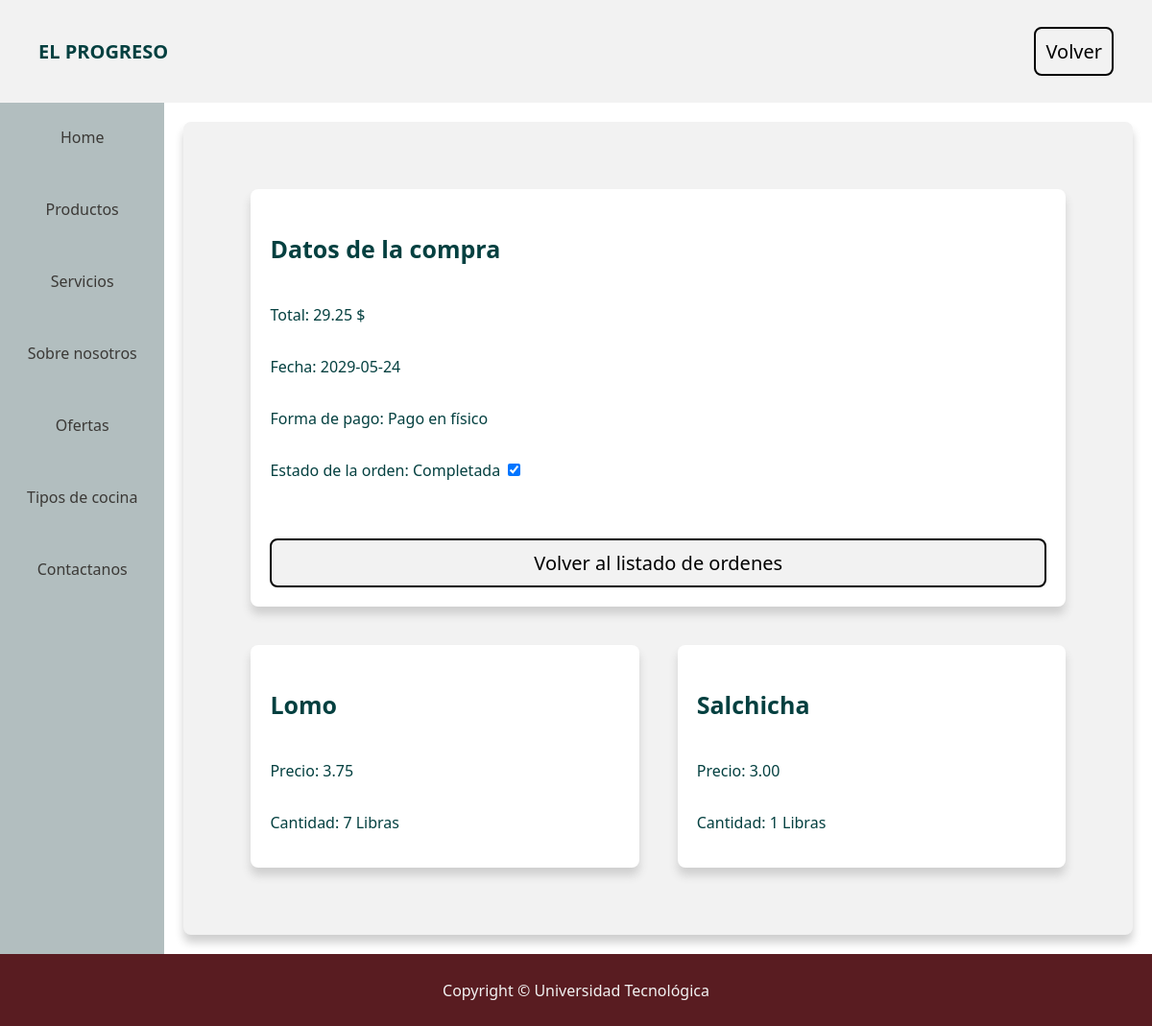
The app's page /pages/user/showOrder.php?orderid=1 (signed in) with its own data.
### tables this page shows
CREATE TABLE `ordenes` (
  `idOrden` int(11) NOT NULL,
  `total` double(10,2) DEFAULT NULL,
  `formaDePago` int(11) NOT NULL,
  `fecha` date NOT NULL,
  `Hora` datetime NOT NULL,
  `idDelivery` int(11) DEFAULT NULL,
  `idUsuario` int(11) NOT NULL,
  `idSucursal` int(11) NOT NULL,
  `direccion` varchar(300) NOT NULL,
  `isConfirmed` bit(1) DEFAULT b'0',
  `isCompleted` bit(1) DEFAULT b'0',
  `isCancelled` bit(1) DEFAULT b'0'
);

CREATE TABLE `modopagos` (
  `idModo` int(11) NOT NULL,
  `tipoPago` varchar(25) NOT NULL,
  `isActive` bit(1) DEFAULT b'1'
);

CREATE TABLE `productos` (
  `idProducto` int(11) NOT NULL,
  `nombre` varchar(200) NOT NULL,
  `precio` decimal(10,2) NOT NULL,
  `stock` int(11) NOT NULL,
  `isActive` bit(1) DEFAULT b'1',
  `idCategoria` int(11) NOT NULL,
  `idProveedor` int(11) NOT NULL,
  `idUnidad` int(11) NOT NULL
);

CREATE TABLE `detalleordenes` (
  `idNumeroDeOrden` int(11) NOT NULL,
  `idProducto` int(11) NOT NULL,
  `cantidad` int(11) NOT NULL,
  `precio` double(10,2) NOT NULL,
  `idOrden` int(11) NOT NULL
);

CREATE TABLE `unidades` (
  `idUnidad` int(11) NOT NULL,
  `Nombre` varchar(30) NOT NULL,
  `Descripcion` varchar(100) NOT NULL
);

### pages/user/showOrder.php (the view, shortened to what this page needs)
<!DOCTYPE html>
<html lang="es">
<head>
  <link rel="stylesheet" href="../../style.css">
</head>
<body>
  <header class="bright">
    <p>EL PROGRESO</p>
    <button onclick="location.href='userhomepage.php'">Volver</button>
  </header>
  <?php
    require('manager.php');
  ?>
  <div class="page">
    <nav>
      <a href="../../home.html">Home</a>
      <a href="../static/products.html">Productos</a>
      <a href="../static/services">Servicios</a>
      <a href="../static/about.html">Sobre nosotros</a>
      <a href="../static/oferts">Ofertas</a>
      <a href="../static/tipos_de_cocina.html">Tipos de cocina</a>
      <a href="../static/contact">Contactanos</a>
    </nav>
    <section>
      <article class="bright">
          <div class="paper-holder">
            <div class="paper white">
              <h1>Datos de la compra</h1>
              <?php
                $connection = $connectDB();
                $query = "SELECT ordenes.total, ordenes.formaDePago, ordenes.fecha, ordenes.Hora, ordenes.isCompleted, detalleordenes.idOrden, detalleordenes.idProducto, productos.nombre, detalleordenes.cantidad, detalleordenes.precio, unidades.Nombre as unidades, modoPagos.tipoPago
                FROM ((((ordenes
                INNER JOIN detalleordenes ON ordenes.idOrden=detalleordenes.idOrden )
                INNER JOIN productos ON productos.idProducto=detalleordenes.idProducto)
                INNER JOIN unidades ON unidades.idUnidad=productos.idUnidad)
                INNER JOIN modoPagos ON modoPagos.idModo=ordenes.formaDePago)
                WHERE ordenes.idOrden=".$_GET['orderid'].";";
                $data = mysqli_query($connection, $query);
                while ($row = mysqli_fetch_assoc($data)) {
                    $prod[] = $row;
                }
                echo("<p>Total: ".$prod[0]['total']." $</p>");
                echo("<p>Fecha: ".$prod[0]['fecha']."</p>");
                echo("<p>Forma de pago: ".$prod[0]['tipoPago']."</p>");
                $msg = '<p>Estado de la orden: ';
                if ($prod[0]['isCompleted'] == '1') {
                  $msg .= 'Completada <input checked="checked" type="checkbox" onclick="return false;"/>';
                } else {
                  $msg .= 'Sin completar <input type="checkbox" onclick="return false;" style="align-self: flex-start;"/>';
                }
                echo($msg.'</p>');
              ?>
              <br>
              <br>
              <button onclick="location.href='listOrders.php'">Volver al listado de ordenes</button>
            </div>
          </div>
          <div class="paper-holder">
            <?php
              foreach($prod as $row) {
                echo("<div class=\"paper white\">");
                echo("<h1>".$row['nombre']."</h1>");
                echo("<p>Precio: ".$row['precio']."</p>");
                echo("<p>Cantidad: ".$row['cantidad']." ".$row['unidades']."</p>");
                echo("</div>");
              }
            ?>
          </div>
      </article>
    </section>
  </div>
  <footer class="dark">Copyright © Universidad Tecnológica</footer>
</body>
</html>

### style.css (style rules this page uses)
* { font-family: 'Segoe UI', Tahoma, Geneva, Verdana, sans-serif; }
body { margin: 0; min-height: 100vh; display: flex; flex-direction: column; }
header { font-size: 20px; font-weight: bold; padding: 20px 40px; display: flex; justify-content: space-between; align-items: center; flex-wrap: wrap; }
h1 { font-size: 25px; font-weight: bold; }
footer { height: 35px; padding: 20px; display: flex; justify-content: center; align-items: center; }
nav { background-color: #B2BEBF; height: auto; width: 200px; display: flex; flex-direction: column; align-items: center; justify-content: flex-start; }
nav a { text-align: center; text-decoration: none; color: #3B3936; height: 50px; width: 100%; padding: 25px 0px 0px; transition-duration: 0.3s; }
section { width: 100%; height: auto; display: flex; flex-wrap: wrap; }
article { margin: 20px; padding: 50px; height: auto; width: 100%; border-radius: 8px; box-shadow: 0px 8px 10px 0px #CFCFCF; }
input { border-radius: 5px; border: 2 px solid #044040; color: #044040; font-size: 20px; }
.page { flex-grow: 1; display: flex; }
.white { background-color: white; color: #044040; }
.bright { background-color: #F2F2F2; color: #044040; }
.bright button { background-color: #F2F2F2; transition-duration: 0.3s; font-size: 20px; border-radius: 8px; border: 2px solid black; padding: 10px; }
.dark { background-color: #591C21; color: #F2F2F2; }
.paper-holder { width: 100%; display: flex; flex-wrap: wrap; justify-content: center; }
.paper { margin: 20px; padding: 20px; height: auto; box-shadow: 0px 8px 10px 0px #CFCFCF; border-radius: 8px; display: flex; flex-direction: column; flex: 1 1 30%; }

### records on screen
ordenes: total "29.25", fecha "2029-05-24", productos.nombre "Lomo", detalleordenes.precio "3.75", detalleordenes.cantidad "7", unidades.Nombre "Libras", productos.nombre "Salchicha", detalleordenes.precio "3.00", detalleordenes.cantidad "1"
modopagos: tipoPago "Pago en físico"
